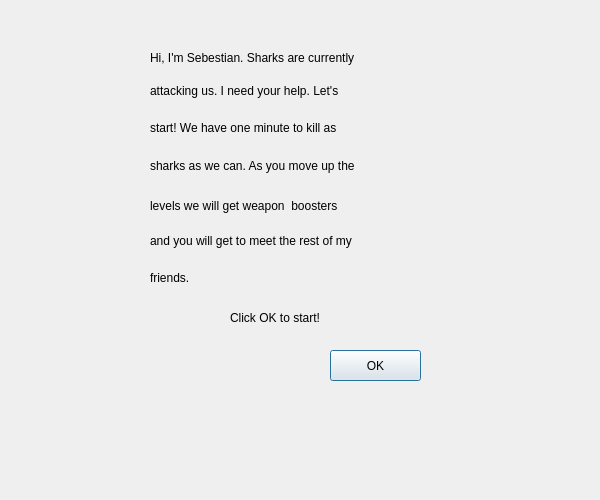
<?xml version="1.0" encoding="UTF-8"?>
<ui version="4.0">
 <class>Level1Dialog</class>
 <widget class="QDialog" name="Level1Dialog">
  <property name="geometry">
   <rect>
    <x>0</x>
    <y>0</y>
    <width>600</width>
    <height>500</height>
   </rect>
  </property>
  <property name="windowTitle">
   <string>Dialog</string>
  </property>
  <widget class="QPushButton" name="pushButtonOk">
   <property name="geometry">
    <rect>
     <x>330</x>
     <y>350</y>
     <width>91</width>
     <height>31</height>
    </rect>
   </property>
   <property name="styleSheet">
    <string notr="true">font: 13pt &quot;MS Shell Dlg 2&quot;;</string>
   </property>
   <property name="text">
    <string>OK</string>
   </property>
  </widget>
  <widget class="QLabel" name="labelHeading1">
   <property name="geometry">
    <rect>
     <x>150</x>
     <y>50</y>
     <width>291</width>
     <height>16</height>
    </rect>
   </property>
   <property name="styleSheet">
    <string notr="true">font: 13pt &quot;MS Shell Dlg 2&quot;;</string>
   </property>
   <property name="text">
    <string>Hi, I'm Sebestian. Sharks are currently </string>
   </property>
  </widget>
  <widget class="QLabel" name="labelHeading2">
   <property name="geometry">
    <rect>
     <x>150</x>
     <y>80</y>
     <width>281</width>
     <height>21</height>
    </rect>
   </property>
   <property name="styleSheet">
    <string notr="true">font: 13pt &quot;MS Shell Dlg 2&quot;;</string>
   </property>
   <property name="text">
    <string>attacking us. I need your help. Let's </string>
   </property>
  </widget>
  <widget class="QLabel" name="labelHeading3">
   <property name="geometry">
    <rect>
     <x>150</x>
     <y>120</y>
     <width>271</width>
     <height>16</height>
    </rect>
   </property>
   <property name="styleSheet">
    <string notr="true">font: 13pt &quot;MS Shell Dlg 2&quot;;</string>
   </property>
   <property name="text">
    <string>start! We have one minute to kill as </string>
   </property>
  </widget>
  <widget class="QLabel" name="labelHeading4">
   <property name="geometry">
    <rect>
     <x>150</x>
     <y>150</y>
     <width>291</width>
     <height>31</height>
    </rect>
   </property>
   <property name="styleSheet">
    <string notr="true">font: 13pt &quot;MS Shell Dlg 2&quot;;</string>
   </property>
   <property name="text">
    <string>sharks as we can. As you move up the</string>
   </property>
  </widget>
  <widget class="QLabel" name="labelHeading5">
   <property name="geometry">
    <rect>
     <x>150</x>
     <y>190</y>
     <width>281</width>
     <height>31</height>
    </rect>
   </property>
   <property name="styleSheet">
    <string notr="true">font: 13pt &quot;MS Shell Dlg 2&quot;;</string>
   </property>
   <property name="text">
    <string>levels we will get weapon  boosters</string>
   </property>
  </widget>
  <widget class="QLabel" name="labelHeading6">
   <property name="geometry">
    <rect>
     <x>150</x>
     <y>220</y>
     <width>291</width>
     <height>41</height>
    </rect>
   </property>
   <property name="styleSheet">
    <string notr="true">font: 13pt &quot;MS Shell Dlg 2&quot;;</string>
   </property>
   <property name="text">
    <string>and you will get to meet the rest of my</string>
   </property>
  </widget>
  <widget class="QLabel" name="labelHeading7">
   <property name="geometry">
    <rect>
     <x>150</x>
     <y>270</y>
     <width>101</width>
     <height>16</height>
    </rect>
   </property>
   <property name="styleSheet">
    <string notr="true">font: 13pt &quot;MS Shell Dlg 2&quot;;</string>
   </property>
   <property name="text">
    <string>friends. </string>
   </property>
  </widget>
  <widget class="QLabel" name="labelHeading8">
   <property name="geometry">
    <rect>
     <x>230</x>
     <y>310</y>
     <width>151</width>
     <height>16</height>
    </rect>
   </property>
   <property name="styleSheet">
    <string notr="true">font: 13pt &quot;MS Shell Dlg 2&quot;;</string>
   </property>
   <property name="text">
    <string>Click OK to start!</string>
   </property>
  </widget>
 </widget>
 <resources/>
 <connections/>
</ui>
